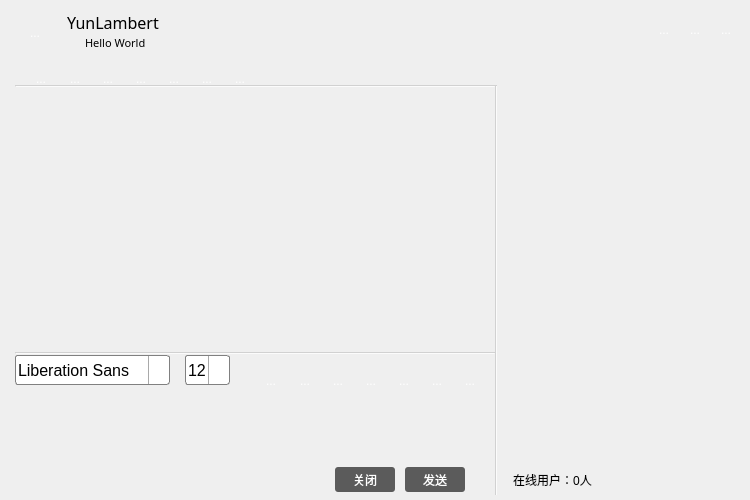
<?xml version="1.0" encoding="UTF-8"?>
<ui version="4.0">
 <class>Widget</class>
 <widget class="QWidget" name="Widget">
  <property name="geometry">
   <rect>
    <x>0</x>
    <y>0</y>
    <width>750</width>
    <height>500</height>
   </rect>
  </property>
  <property name="sizePolicy">
   <sizepolicy hsizetype="Expanding" vsizetype="Expanding">
    <horstretch>0</horstretch>
    <verstretch>0</verstretch>
   </sizepolicy>
  </property>
  <property name="minimumSize">
   <size>
    <width>750</width>
    <height>500</height>
   </size>
  </property>
  <property name="maximumSize">
   <size>
    <width>750</width>
    <height>500</height>
   </size>
  </property>
  <property name="windowTitle">
   <string>QQ</string>
  </property>
  <property name="autoFillBackground">
   <bool>false</bool>
  </property>
  <property name="styleSheet">
   <string notr="true"/>
  </property>
  <widget class="QStackedWidget" name="stackedWidget">
   <property name="geometry">
    <rect>
     <x>5</x>
     <y>5</y>
     <width>740</width>
     <height>490</height>
    </rect>
   </property>
   <property name="minimumSize">
    <size>
     <width>740</width>
     <height>490</height>
    </size>
   </property>
   <property name="maximumSize">
    <size>
     <width>740</width>
     <height>490</height>
    </size>
   </property>
   <property name="styleSheet">
    <string notr="true">QStackedWidget {background-image: url(:/images/background.jpg);}
</string>
   </property>
   <property name="frameShape">
    <enum>QFrame::NoFrame</enum>
   </property>
   <property name="frameShadow">
    <enum>QFrame::Sunken</enum>
   </property>
   <property name="lineWidth">
    <number>1</number>
   </property>
   <property name="midLineWidth">
    <number>0</number>
   </property>
   <widget class="QWidget" name="page">
    <widget class="QTextBrowser" name="messageBrowser">
     <property name="geometry">
      <rect>
       <x>10</x>
       <y>90</y>
       <width>480</width>
       <height>250</height>
      </rect>
     </property>
     <property name="minimumSize">
      <size>
       <width>480</width>
       <height>250</height>
      </size>
     </property>
     <property name="maximumSize">
      <size>
       <width>480</width>
       <height>250</height>
      </size>
     </property>
     <property name="font">
      <font>
       <pointsize>12</pointsize>
      </font>
     </property>
     <property name="styleSheet">
      <string notr="true">QTextBrowser { background-color: rgb(255, 255, 255,0); border-radius: 3px; color: rgb(0, 0, 0); }</string>
     </property>
     <property name="lineWidth">
      <number>1</number>
     </property>
     <property name="tabStopWidth">
      <number>80</number>
     </property>
     <property name="cursorWidth">
      <number>1</number>
     </property>
    </widget>
    <widget class="QTextEdit" name="messageTextEdit">
     <property name="geometry">
      <rect>
       <x>10</x>
       <y>390</y>
       <width>480</width>
       <height>70</height>
      </rect>
     </property>
     <property name="minimumSize">
      <size>
       <width>480</width>
       <height>70</height>
      </size>
     </property>
     <property name="maximumSize">
      <size>
       <width>16777215</width>
       <height>16777215</height>
      </size>
     </property>
     <property name="font">
      <font>
       <pointsize>12</pointsize>
      </font>
     </property>
     <property name="styleSheet">
      <string notr="true">QTextEdit { background-color: rgb(255, 255, 255,0); border-radius: 3px;color: rgb(0, 0, 0);  }


</string>
     </property>
     <property name="lineWidth">
      <number>1</number>
     </property>
    </widget>
    <widget class="QPushButton" name="sendButton">
     <property name="geometry">
      <rect>
       <x>400</x>
       <y>462</y>
       <width>60</width>
       <height>25</height>
      </rect>
     </property>
     <property name="minimumSize">
      <size>
       <width>60</width>
       <height>25</height>
      </size>
     </property>
     <property name="maximumSize">
      <size>
       <width>103</width>
       <height>41</height>
      </size>
     </property>
     <property name="styleSheet">
      <string notr="true">QPushButton { background-color: rgb(50, 50, 50,200); border-radius: 3px; color: rgb(255, 255, 255); }
 QPushButton:hover { background-color: rgb(50, 50, 50,255);}
</string>
     </property>
     <property name="text">
      <string>发送</string>
     </property>
    </widget>
    <widget class="QPushButton" name="exitButton">
     <property name="geometry">
      <rect>
       <x>330</x>
       <y>462</y>
       <width>60</width>
       <height>25</height>
      </rect>
     </property>
     <property name="minimumSize">
      <size>
       <width>60</width>
       <height>25</height>
      </size>
     </property>
     <property name="maximumSize">
      <size>
       <width>103</width>
       <height>41</height>
      </size>
     </property>
     <property name="styleSheet">
      <string notr="true">QPushButton { background-color: rgb(50, 50, 50,200); border-radius: 3px; color: rgb(255, 255, 255); }
 QPushButton:hover { background-color: rgb(50, 50, 50,255);}
</string>
     </property>
     <property name="text">
      <string>关闭</string>
     </property>
    </widget>
    <widget class="Line" name="line">
     <property name="geometry">
      <rect>
       <x>10</x>
       <y>347</y>
       <width>480</width>
       <height>2</height>
      </rect>
     </property>
     <property name="styleSheet">
      <string notr="true">background-color: rgba(255, 255, 255, 125);</string>
     </property>
     <property name="frameShadow">
      <enum>QFrame::Sunken</enum>
     </property>
     <property name="lineWidth">
      <number>1</number>
     </property>
     <property name="orientation">
      <enum>Qt::Horizontal</enum>
     </property>
    </widget>
    <widget class="Line" name="line_2">
     <property name="geometry">
      <rect>
       <x>490</x>
       <y>80</y>
       <width>2</width>
       <height>415</height>
      </rect>
     </property>
     <property name="styleSheet">
      <string notr="true">background-color: rgba(255, 255, 255, 125);</string>
     </property>
     <property name="orientation">
      <enum>Qt::Vertical</enum>
     </property>
    </widget>
    <widget class="QFontComboBox" name="fontComboBox">
     <property name="enabled">
      <bool>true</bool>
     </property>
     <property name="geometry">
      <rect>
       <x>10</x>
       <y>350</y>
       <width>155</width>
       <height>30</height>
      </rect>
     </property>
     <property name="minimumSize">
      <size>
       <width>155</width>
       <height>30</height>
      </size>
     </property>
     <property name="maximumSize">
      <size>
       <width>155</width>
       <height>30</height>
      </size>
     </property>
     <property name="font">
      <font>
       <pointsize>12</pointsize>
      </font>
     </property>
     <property name="mouseTracking">
      <bool>false</bool>
     </property>
     <property name="acceptDrops">
      <bool>false</bool>
     </property>
     <property name="styleSheet">
      <string notr="true">QComboBox {
	background-color: rgb(255, 255, 255);
    border: 1px solid gray;
    border-radius: 3px;
    padding: 1px 2px 1px 2px;  /*针对于组合框中的文本内容*/
    /*min-width: 9em;   组合框的最小宽度*/
}
QComboBox::drop-down {
    subcontrol-origin: padding;
    subcontrol-position: top right;
    width: 20px;

    border-left-width: 1px;
    border-left-color: darkgray;
    border-left-style: solid; 
    border-top-right-radius: 3px; 
    border-bottom-right-radius: 3px;
}
QComboBox::down-arrow {
    image: url(:/images/QComboBox);
}
QComboBox::drop-down:hover { background-color: rgb(50, 50, 50,255);}</string>
     </property>
     <property name="editable">
      <bool>false</bool>
     </property>
    </widget>
    <widget class="QComboBox" name="sizeComboBox">
     <property name="geometry">
      <rect>
       <x>180</x>
       <y>350</y>
       <width>45</width>
       <height>30</height>
      </rect>
     </property>
     <property name="sizePolicy">
      <sizepolicy hsizetype="Preferred" vsizetype="Fixed">
       <horstretch>0</horstretch>
       <verstretch>1</verstretch>
      </sizepolicy>
     </property>
     <property name="minimumSize">
      <size>
       <width>45</width>
       <height>30</height>
      </size>
     </property>
     <property name="maximumSize">
      <size>
       <width>45</width>
       <height>30</height>
      </size>
     </property>
     <property name="font">
      <font>
       <pointsize>12</pointsize>
      </font>
     </property>
     <property name="styleSheet">
      <string notr="true">QComboBox {
	background-color: rgb(255, 255, 255);
    border: 1px solid gray;
    border-radius: 3px;
    padding: 1px 2px 1px 2px;  /*针对于组合框中的文本内容*/
    /*min-width: 9em;   组合框的最小宽度*/
}
QComboBox::drop-down {
    subcontrol-origin: padding;
    subcontrol-position: top right;
    width: 20px;

    border-left-width: 1px;
    border-left-color: darkgray;
    border-left-style: solid; 
    border-top-right-radius: 3px; 
    border-bottom-right-radius: 3px;
}
QComboBox::down-arrow {
    image: url(:/images/QComboBox);
}
QComboBox::drop-down:hover { background-color: rgb(50, 50, 50,255);}</string>
     </property>
     <property name="currentIndex">
      <number>3</number>
     </property>
     <item>
      <property name="text">
       <string>9</string>
      </property>
     </item>
     <item>
      <property name="text">
       <string>10</string>
      </property>
     </item>
     <item>
      <property name="text">
       <string>11</string>
      </property>
     </item>
     <item>
      <property name="text">
       <string>12</string>
      </property>
     </item>
     <item>
      <property name="text">
       <string>13</string>
      </property>
     </item>
     <item>
      <property name="text">
       <string>14</string>
      </property>
     </item>
     <item>
      <property name="text">
       <string>15</string>
      </property>
     </item>
     <item>
      <property name="text">
       <string>16</string>
      </property>
     </item>
     <item>
      <property name="text">
       <string>17</string>
      </property>
     </item>
     <item>
      <property name="text">
       <string>18</string>
      </property>
     </item>
     <item>
      <property name="text">
       <string>19</string>
      </property>
     </item>
     <item>
      <property name="text">
       <string>20</string>
      </property>
     </item>
     <item>
      <property name="text">
       <string>21</string>
      </property>
     </item>
     <item>
      <property name="text">
       <string>22</string>
      </property>
     </item>
    </widget>
    <widget class="QWidget" name="layoutWidget">
     <property name="geometry">
      <rect>
       <x>240</x>
       <y>350</y>
       <width>248</width>
       <height>32</height>
      </rect>
     </property>
     <layout class="QHBoxLayout" name="horizontalLayout">
      <item>
       <widget class="QToolButton" name="boldToolButton">
        <property name="minimumSize">
         <size>
          <width>30</width>
          <height>30</height>
         </size>
        </property>
        <property name="maximumSize">
         <size>
          <width>30</width>
          <height>30</height>
         </size>
        </property>
        <property name="toolTip">
         <string>加粗</string>
        </property>
        <property name="styleSheet">
         <string notr="true">QToolButton { background-color: rgb(50, 50, 50,0); border-radius: 3px; color: rgb(255, 255, 255); }
QToolButton:hover { background-color: rgb(50, 50, 50,255);}</string>
        </property>
        <property name="text">
         <string>...</string>
        </property>
        <property name="icon">
         <iconset resource="images.qrc">
          <normaloff>:/images/bold.png</normaloff>:/images/bold.png</iconset>
        </property>
        <property name="checkable">
         <bool>true</bool>
        </property>
       </widget>
      </item>
      <item>
       <widget class="QToolButton" name="italicToolButton">
        <property name="minimumSize">
         <size>
          <width>30</width>
          <height>30</height>
         </size>
        </property>
        <property name="maximumSize">
         <size>
          <width>30</width>
          <height>30</height>
         </size>
        </property>
        <property name="toolTip">
         <string>倾斜</string>
        </property>
        <property name="styleSheet">
         <string notr="true">QToolButton { background-color: rgb(50, 50, 50,0); border-radius: 3px; color: rgb(255, 255, 255); }
QToolButton:hover { background-color: rgb(50, 50, 50,255);}</string>
        </property>
        <property name="text">
         <string>...</string>
        </property>
        <property name="icon">
         <iconset resource="images.qrc">
          <normaloff>:/images/italic.png</normaloff>:/images/italic.png</iconset>
        </property>
        <property name="checkable">
         <bool>true</bool>
        </property>
       </widget>
      </item>
      <item>
       <widget class="QToolButton" name="underlineToolButton">
        <property name="minimumSize">
         <size>
          <width>30</width>
          <height>30</height>
         </size>
        </property>
        <property name="maximumSize">
         <size>
          <width>30</width>
          <height>30</height>
         </size>
        </property>
        <property name="toolTip">
         <string>下划线</string>
        </property>
        <property name="styleSheet">
         <string notr="true">QToolButton { background-color: rgb(50, 50, 50,0); border-radius: 3px; color: rgb(255, 255, 255); }
QToolButton:hover { background-color: rgb(50, 50, 50,255);}</string>
        </property>
        <property name="text">
         <string>...</string>
        </property>
        <property name="icon">
         <iconset resource="images.qrc">
          <normaloff>:/images/under.png</normaloff>:/images/under.png</iconset>
        </property>
        <property name="checkable">
         <bool>true</bool>
        </property>
       </widget>
      </item>
      <item>
       <widget class="QToolButton" name="colorToolButton">
        <property name="minimumSize">
         <size>
          <width>30</width>
          <height>30</height>
         </size>
        </property>
        <property name="maximumSize">
         <size>
          <width>30</width>
          <height>30</height>
         </size>
        </property>
        <property name="toolTip">
         <string>更改字体颜色</string>
        </property>
        <property name="styleSheet">
         <string notr="true">QToolButton { background-color: rgb(50, 50, 50,0); border-radius: 3px; color: rgb(255, 255, 255); }
QToolButton:hover { background-color: rgb(50, 50, 50,255);}</string>
        </property>
        <property name="text">
         <string>...</string>
        </property>
        <property name="icon">
         <iconset resource="images.qrc">
          <normaloff>:/images/color.png</normaloff>:/images/color.png</iconset>
        </property>
       </widget>
      </item>
      <item>
       <widget class="QToolButton" name="sendToolButton">
        <property name="minimumSize">
         <size>
          <width>30</width>
          <height>30</height>
         </size>
        </property>
        <property name="maximumSize">
         <size>
          <width>30</width>
          <height>30</height>
         </size>
        </property>
        <property name="toolTip">
         <string>传输文件</string>
        </property>
        <property name="styleSheet">
         <string notr="true">QToolButton { background-color: rgb(50, 50, 50,0); border-radius: 3px; color: rgb(255, 255, 255); }
QToolButton:hover { background-color: rgb(50, 50, 50,255);}</string>
        </property>
        <property name="text">
         <string>...</string>
        </property>
        <property name="icon">
         <iconset resource="images.qrc">
          <normaloff>:/images/send.png</normaloff>:/images/send.png</iconset>
        </property>
       </widget>
      </item>
      <item>
       <widget class="QToolButton" name="saveToolButton">
        <property name="minimumSize">
         <size>
          <width>30</width>
          <height>30</height>
         </size>
        </property>
        <property name="maximumSize">
         <size>
          <width>30</width>
          <height>30</height>
         </size>
        </property>
        <property name="toolTip">
         <string>保存聊天记录</string>
        </property>
        <property name="styleSheet">
         <string notr="true">QToolButton { background-color: rgb(50, 50, 50,0); border-radius: 3px; color: rgb(255, 255, 255); }
QToolButton:hover { background-color: rgb(50, 50, 50,255);}</string>
        </property>
        <property name="text">
         <string>...</string>
        </property>
        <property name="icon">
         <iconset resource="images.qrc">
          <normaloff>:/images/save.png</normaloff>:/images/save.png</iconset>
        </property>
       </widget>
      </item>
      <item>
       <widget class="QToolButton" name="clearToolButton">
        <property name="minimumSize">
         <size>
          <width>30</width>
          <height>30</height>
         </size>
        </property>
        <property name="maximumSize">
         <size>
          <width>30</width>
          <height>30</height>
         </size>
        </property>
        <property name="toolTip">
         <string>清除聊天记录</string>
        </property>
        <property name="styleSheet">
         <string notr="true">QToolButton { background-color: rgb(50, 50, 50,0); border-radius: 3px; color: rgb(255, 255, 255); }
QToolButton:hover { background-color: rgb(50, 50, 50,255);}</string>
        </property>
        <property name="text">
         <string>...</string>
        </property>
        <property name="icon">
         <iconset resource="images.qrc">
          <normaloff>:/images/clear.png</normaloff>:/images/clear.png</iconset>
        </property>
       </widget>
      </item>
     </layout>
    </widget>
    <widget class="Line" name="line_3">
     <property name="geometry">
      <rect>
       <x>10</x>
       <y>80</y>
       <width>480</width>
       <height>2</height>
      </rect>
     </property>
     <property name="styleSheet">
      <string notr="true">background-color: rgba(255, 255, 255, 125);</string>
     </property>
     <property name="orientation">
      <enum>Qt::Horizontal</enum>
     </property>
    </widget>
    <widget class="QToolButton" name="toolButton_8">
     <property name="geometry">
      <rect>
       <x>10</x>
       <y>8</y>
       <width>40</width>
       <height>40</height>
      </rect>
     </property>
     <property name="sizePolicy">
      <sizepolicy hsizetype="Fixed" vsizetype="Fixed">
       <horstretch>40</horstretch>
       <verstretch>40</verstretch>
      </sizepolicy>
     </property>
     <property name="minimumSize">
      <size>
       <width>40</width>
       <height>40</height>
      </size>
     </property>
     <property name="styleSheet">
      <string notr="true">QToolButton { background-color: rgb(50, 50, 50,0); border-radius: 3px; color: rgb(255, 255, 255); }</string>
     </property>
     <property name="text">
      <string>...</string>
     </property>
     <property name="icon">
      <iconset resource="images.qrc">
       <normaloff>:/images/head.jpg</normaloff>:/images/head.jpg</iconset>
     </property>
     <property name="iconSize">
      <size>
       <width>40</width>
       <height>40</height>
      </size>
     </property>
    </widget>
    <widget class="QLabel" name="label">
     <property name="geometry">
      <rect>
       <x>80</x>
       <y>30</y>
       <width>161</width>
       <height>16</height>
      </rect>
     </property>
     <property name="font">
      <font>
       <family>微软雅黑</family>
       <pointsize>8</pointsize>
      </font>
     </property>
     <property name="text">
      <string>Hello World</string>
     </property>
    </widget>
    <widget class="QLabel" name="label_2">
     <property name="geometry">
      <rect>
       <x>62</x>
       <y>5</y>
       <width>100</width>
       <height>25</height>
      </rect>
     </property>
     <property name="minimumSize">
      <size>
       <width>100</width>
       <height>25</height>
      </size>
     </property>
     <property name="baseSize">
      <size>
       <width>100</width>
       <height>25</height>
      </size>
     </property>
     <property name="font">
      <font>
       <family>微软雅黑</family>
       <pointsize>12</pointsize>
      </font>
     </property>
     <property name="text">
      <string>YunLambert</string>
     </property>
    </widget>
    <widget class="QWidget" name="layoutWidget">
     <property name="geometry">
      <rect>
       <x>10</x>
       <y>48</y>
       <width>248</width>
       <height>32</height>
      </rect>
     </property>
     <layout class="QHBoxLayout" name="horizontalLayout_2">
      <item>
       <widget class="QToolButton" name="toolButton">
        <property name="minimumSize">
         <size>
          <width>30</width>
          <height>30</height>
         </size>
        </property>
        <property name="maximumSize">
         <size>
          <width>30</width>
          <height>30</height>
         </size>
        </property>
        <property name="toolTip">
         <string>发起语音通话</string>
        </property>
        <property name="styleSheet">
         <string notr="true">QToolButton { background-color: rgb(50, 50, 50,0); border-radius: 3px; color: rgb(255, 255, 255); }
QToolButton:hover { background-color: rgb(50, 50, 50,255);}</string>
        </property>
        <property name="text">
         <string>...</string>
        </property>
        <property name="icon">
         <iconset resource="images.qrc">
          <normaloff>:/images/mcallphone.png</normaloff>:/images/mcallphone.png</iconset>
        </property>
        <property name="iconSize">
         <size>
          <width>30</width>
          <height>30</height>
         </size>
        </property>
       </widget>
      </item>
      <item>
       <widget class="QToolButton" name="toolButton_2">
        <property name="minimumSize">
         <size>
          <width>30</width>
          <height>30</height>
         </size>
        </property>
        <property name="maximumSize">
         <size>
          <width>30</width>
          <height>30</height>
         </size>
        </property>
        <property name="toolTip">
         <string>发起视频通话</string>
        </property>
        <property name="styleSheet">
         <string notr="true">QToolButton { background-color: rgb(50, 50, 50,0); border-radius: 3px; color: rgb(255, 255, 255); }
QToolButton:hover { background-color: rgb(50, 50, 50,255);}</string>
        </property>
        <property name="text">
         <string>...</string>
        </property>
        <property name="icon">
         <iconset resource="images.qrc">
          <normaloff>:/images/video.png</normaloff>:/images/video.png</iconset>
        </property>
        <property name="iconSize">
         <size>
          <width>30</width>
          <height>30</height>
         </size>
        </property>
       </widget>
      </item>
      <item>
       <widget class="QToolButton" name="toolButton_3">
        <property name="minimumSize">
         <size>
          <width>30</width>
          <height>30</height>
         </size>
        </property>
        <property name="maximumSize">
         <size>
          <width>30</width>
          <height>30</height>
         </size>
        </property>
        <property name="toolTip">
         <string>远程演示</string>
        </property>
        <property name="styleSheet">
         <string notr="true">QToolButton { background-color: rgb(50, 50, 50,0); border-radius: 3px; color: rgb(255, 255, 255); }
QToolButton:hover { background-color: rgb(50, 50, 50,255);}</string>
        </property>
        <property name="text">
         <string>...</string>
        </property>
        <property name="icon">
         <iconset resource="images.qrc">
          <normaloff>:/images/control.png</normaloff>:/images/control.png</iconset>
        </property>
        <property name="iconSize">
         <size>
          <width>30</width>
          <height>30</height>
         </size>
        </property>
       </widget>
      </item>
      <item>
       <widget class="QToolButton" name="toolButton_4">
        <property name="minimumSize">
         <size>
          <width>30</width>
          <height>30</height>
         </size>
        </property>
        <property name="maximumSize">
         <size>
          <width>30</width>
          <height>30</height>
         </size>
        </property>
        <property name="toolTip">
         <string>传送文件</string>
        </property>
        <property name="styleSheet">
         <string notr="true">QToolButton { background-color: rgb(50, 50, 50,0); border-radius: 3px; color: rgb(255, 255, 255); }
QToolButton:hover { background-color: rgb(50, 50, 50,255);}</string>
        </property>
        <property name="text">
         <string>...</string>
        </property>
        <property name="icon">
         <iconset resource="images.qrc">
          <normaloff>:/images/file.png</normaloff>:/images/file.png</iconset>
        </property>
        <property name="iconSize">
         <size>
          <width>30</width>
          <height>30</height>
         </size>
        </property>
       </widget>
      </item>
      <item>
       <widget class="QToolButton" name="toolButton_5">
        <property name="minimumSize">
         <size>
          <width>30</width>
          <height>30</height>
         </size>
        </property>
        <property name="maximumSize">
         <size>
          <width>30</width>
          <height>30</height>
         </size>
        </property>
        <property name="toolTip">
         <string>远程桌面</string>
        </property>
        <property name="styleSheet">
         <string notr="true">QToolButton { background-color: rgb(50, 50, 50,0); border-radius: 3px; color: rgb(255, 255, 255); }
QToolButton:hover { background-color: rgb(50, 50, 50,255);}</string>
        </property>
        <property name="text">
         <string>...</string>
        </property>
        <property name="icon">
         <iconset resource="images.qrc">
          <normaloff>:/images/table.png</normaloff>:/images/table.png</iconset>
        </property>
        <property name="iconSize">
         <size>
          <width>30</width>
          <height>30</height>
         </size>
        </property>
       </widget>
      </item>
      <item>
       <widget class="QToolButton" name="toolButton_6">
        <property name="minimumSize">
         <size>
          <width>30</width>
          <height>30</height>
         </size>
        </property>
        <property name="maximumSize">
         <size>
          <width>30</width>
          <height>30</height>
         </size>
        </property>
        <property name="toolTip">
         <string>发起多人聊天</string>
        </property>
        <property name="styleSheet">
         <string notr="true">QToolButton { background-color: rgb(50, 50, 50,0); border-radius: 3px; color: rgb(255, 255, 255); }
QToolButton:hover { background-color: rgb(50, 50, 50,255);}</string>
        </property>
        <property name="text">
         <string>...</string>
        </property>
        <property name="icon">
         <iconset resource="images.qrc">
          <normaloff>:/images/people.png</normaloff>:/images/people.png</iconset>
        </property>
        <property name="iconSize">
         <size>
          <width>30</width>
          <height>30</height>
         </size>
        </property>
       </widget>
      </item>
      <item>
       <widget class="QToolButton" name="toolButton_7">
        <property name="minimumSize">
         <size>
          <width>30</width>
          <height>30</height>
         </size>
        </property>
        <property name="maximumSize">
         <size>
          <width>30</width>
          <height>30</height>
         </size>
        </property>
        <property name="toolTip">
         <string>应用</string>
        </property>
        <property name="styleSheet">
         <string notr="true">QToolButton { background-color: rgb(50, 50, 50,0); border-radius: 3px; color: rgb(255, 255, 255); }
QToolButton:hover { background-color: rgb(50, 50, 50,255);}</string>
        </property>
        <property name="text">
         <string>...</string>
        </property>
        <property name="icon">
         <iconset resource="images.qrc">
          <normaloff>:/images/software.png</normaloff>:/images/software.png</iconset>
        </property>
        <property name="iconSize">
         <size>
          <width>30</width>
          <height>30</height>
         </size>
        </property>
       </widget>
      </item>
     </layout>
    </widget>
    <widget class="QPushButton" name="pushButton">
     <property name="geometry">
      <rect>
       <x>59</x>
       <y>30</y>
       <width>16</width>
       <height>16</height>
      </rect>
     </property>
     <property name="minimumSize">
      <size>
       <width>16</width>
       <height>16</height>
      </size>
     </property>
     <property name="maximumSize">
      <size>
       <width>16</width>
       <height>16</height>
      </size>
     </property>
     <property name="styleSheet">
      <string notr="true">QPushButton { background-color: rgb(50, 50, 50,0); border-radius: 3px; color: rgb(255, 255, 255); }
QPushButton:hover { background-color: rgb(50, 50, 50,255);}</string>
     </property>
     <property name="text">
      <string/>
     </property>
     <property name="icon">
      <iconset resource="images.qrc">
       <normaloff>:/images/star.png</normaloff>:/images/star.png</iconset>
     </property>
    </widget>
    <widget class="QLabel" name="userNumLabel">
     <property name="geometry">
      <rect>
       <x>480</x>
       <y>460</y>
       <width>135</width>
       <height>30</height>
      </rect>
     </property>
     <property name="minimumSize">
      <size>
       <width>135</width>
       <height>30</height>
      </size>
     </property>
     <property name="maximumSize">
      <size>
       <width>157</width>
       <height>41</height>
      </size>
     </property>
     <property name="font">
      <font>
       <pointsize>9</pointsize>
      </font>
     </property>
     <property name="styleSheet">
      <string notr="true"/>
     </property>
     <property name="text">
      <string>在线用户：0人</string>
     </property>
     <property name="alignment">
      <set>Qt::AlignCenter</set>
     </property>
    </widget>
    <widget class="QWidget" name="layoutWidget">
     <property name="geometry">
      <rect>
       <x>602</x>
       <y>-1</y>
       <width>140</width>
       <height>32</height>
      </rect>
     </property>
     <layout class="QHBoxLayout" name="horizontalLayout_3">
      <item>
       <widget class="MenuButton" name="menuButton">
        <property name="minimumSize">
         <size>
          <width>30</width>
          <height>30</height>
         </size>
        </property>
        <property name="maximumSize">
         <size>
          <width>30</width>
          <height>30</height>
         </size>
        </property>
        <property name="toolTip">
         <string>皮肤</string>
        </property>
        <property name="statusTip">
         <string/>
        </property>
        <property name="whatsThis">
         <string/>
        </property>
        <property name="accessibleName">
         <string/>
        </property>
        <property name="accessibleDescription">
         <string/>
        </property>
        <property name="styleSheet">
         <string notr="true">QPushButton { background-color: rgb(50, 50, 50,0); border-radius: 3px; color: rgb(255, 255, 255); }
QPushButton:hover { background-color: rgb(50, 50, 50,255);}</string>
        </property>
        <property name="text">
         <string/>
        </property>
        <property name="icon">
         <iconset resource="images.qrc">
          <normaloff>:/images/menu.png</normaloff>:/images/menu.png</iconset>
        </property>
       </widget>
      </item>
      <item>
       <widget class="QToolButton" name="minButton">
        <property name="minimumSize">
         <size>
          <width>30</width>
          <height>30</height>
         </size>
        </property>
        <property name="maximumSize">
         <size>
          <width>30</width>
          <height>30</height>
         </size>
        </property>
        <property name="toolTip">
         <string>最小化</string>
        </property>
        <property name="styleSheet">
         <string notr="true">QToolButton { background-color: rgb(50, 50, 50,0); border-radius: 3px; color: rgb(255, 255, 255); }
QToolButton:hover { background-color: rgb(50, 50, 50,255);}</string>
        </property>
        <property name="text">
         <string>...</string>
        </property>
        <property name="icon">
         <iconset resource="images.qrc">
          <normaloff>:/images/min.png</normaloff>:/images/min.png</iconset>
        </property>
       </widget>
      </item>
      <item>
       <widget class="QToolButton" name="maxButton">
        <property name="minimumSize">
         <size>
          <width>30</width>
          <height>30</height>
         </size>
        </property>
        <property name="maximumSize">
         <size>
          <width>30</width>
          <height>30</height>
         </size>
        </property>
        <property name="toolTip">
         <string>最大化</string>
        </property>
        <property name="styleSheet">
         <string notr="true">QToolButton { background-color: rgb(50, 50, 50,0); border-radius: 3px; color: rgb(255, 255, 255); }
QToolButton:hover { background-color: rgb(50, 50, 50,255);}</string>
        </property>
        <property name="text">
         <string>...</string>
        </property>
        <property name="icon">
         <iconset resource="images.qrc">
          <normaloff>:/images/max.png</normaloff>:/images/max.png</iconset>
        </property>
       </widget>
      </item>
      <item>
       <widget class="QToolButton" name="closeButton">
        <property name="minimumSize">
         <size>
          <width>30</width>
          <height>30</height>
         </size>
        </property>
        <property name="maximumSize">
         <size>
          <width>30</width>
          <height>30</height>
         </size>
        </property>
        <property name="toolTip">
         <string>关闭</string>
        </property>
        <property name="styleSheet">
         <string notr="true">QToolButton { background-color: rgb(50, 50, 50,0); border-radius: 3px; color: rgb(255, 255, 255); }
QToolButton:hover { background-color: rgb(50, 50, 50,255);}</string>
        </property>
        <property name="text">
         <string>...</string>
        </property>
        <property name="icon">
         <iconset resource="images.qrc">
          <normaloff>:/images/exit.png</normaloff>:/images/exit.png</iconset>
        </property>
       </widget>
      </item>
     </layout>
    </widget>
    <widget class="QTableWidget" name="userTableWidget">
     <property name="geometry">
      <rect>
       <x>496</x>
       <y>85</y>
       <width>255</width>
       <height>380</height>
      </rect>
     </property>
     <property name="minimumSize">
      <size>
       <width>255</width>
       <height>380</height>
      </size>
     </property>
     <property name="maximumSize">
      <size>
       <width>255</width>
       <height>380</height>
      </size>
     </property>
     <property name="font">
      <font>
       <pointsize>8</pointsize>
      </font>
     </property>
     <property name="styleSheet">
      <string notr="true">QTableWidget { background-color: rgb(255, 132, 139,0); border-radius: 3px; color: rgb(0,0,0); }</string>
     </property>
     <property name="alternatingRowColors">
      <bool>false</bool>
     </property>
     <property name="selectionMode">
      <enum>QAbstractItemView::SingleSelection</enum>
     </property>
     <property name="selectionBehavior">
      <enum>QAbstractItemView::SelectRows</enum>
     </property>
     <property name="showGrid">
      <bool>false</bool>
     </property>
     <property name="gridStyle">
      <enum>Qt::SolidLine</enum>
     </property>
     <attribute name="horizontalHeaderVisible">
      <bool>false</bool>
     </attribute>
     <attribute name="horizontalHeaderCascadingSectionResizes">
      <bool>false</bool>
     </attribute>
     <attribute name="horizontalHeaderDefaultSectionSize">
      <number>83</number>
     </attribute>
     <attribute name="horizontalHeaderHighlightSections">
      <bool>false</bool>
     </attribute>
     <attribute name="horizontalHeaderMinimumSectionSize">
      <number>83</number>
     </attribute>
     <attribute name="horizontalHeaderShowSortIndicator" stdset="0">
      <bool>false</bool>
     </attribute>
     <attribute name="horizontalHeaderStretchLastSection">
      <bool>false</bool>
     </attribute>
     <attribute name="verticalHeaderVisible">
      <bool>false</bool>
     </attribute>
     <attribute name="verticalHeaderHighlightSections">
      <bool>false</bool>
     </attribute>
     <attribute name="verticalHeaderMinimumSectionSize">
      <number>30</number>
     </attribute>
     <column>
      <property name="text">
       <string>用户名</string>
      </property>
      <property name="textAlignment">
       <set>AlignCenter</set>
      </property>
      <property name="background">
       <color>
        <red>0</red>
        <green>0</green>
        <blue>0</blue>
       </color>
      </property>
     </column>
     <column>
      <property name="text">
       <string>主机名</string>
      </property>
      <property name="textAlignment">
       <set>AlignCenter</set>
      </property>
     </column>
     <column>
      <property name="text">
       <string>IP地址</string>
      </property>
      <property name="textAlignment">
       <set>AlignCenter</set>
      </property>
     </column>
    </widget>
   </widget>
   <widget class="QWidget" name="page_2"/>
  </widget>
 </widget>
 <layoutdefault spacing="6" margin="11"/>
 <customwidgets>
  <customwidget>
   <class>MenuButton</class>
   <extends>QPushButton</extends>
   <header>menubutton.h</header>
  </customwidget>
 </customwidgets>
 <resources>
  <include location="images.qrc"/>
 </resources>
 <connections/>
</ui>
